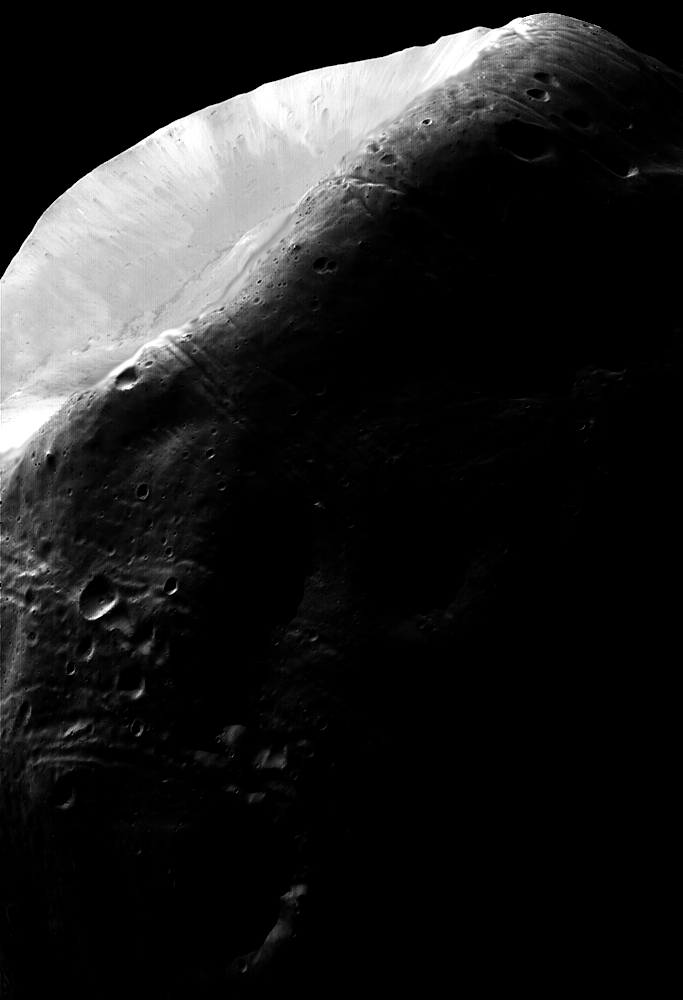
%> input picture specification/moon.tif, 683 x 1000 px
$ octave specification.m   (GNU Octave 9; MATLAB toolbox functions it lacks are replaced by stand-ins)
%> lines starting %> are read from the running program, lines starting %| are printed output that depends on the picture
clc;clear all;close all;
img1 = imread('Moon.tif');
%> img1 is the input picture: size 1000x683 uint8; min 0, max 255, mean 31.7

subplot(2,2,1),imshow(img1),title('original Image');
J = histeq(img1);
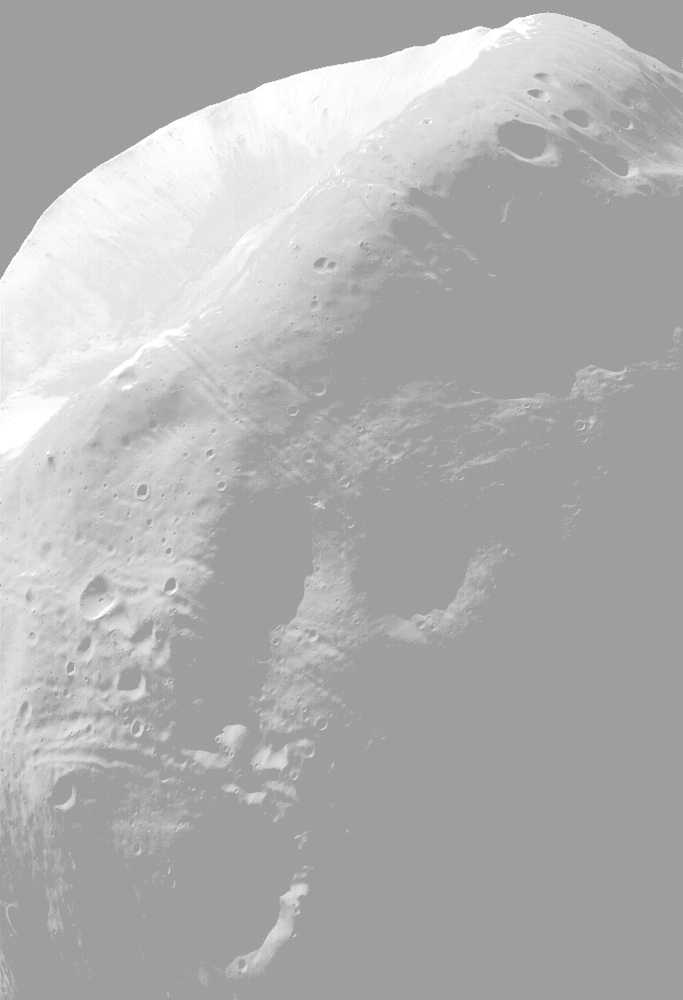
%> J: size 1000x683 uint8; min 158, max 255, mean 176.5
subplot(2,2,2),imshow(J),title('Equalization');

sig = 0.05;
mu1 = 0.15;
mu2 = 0.75;
space =[0:1:255];
F = (1/sqrt(2*pi))*(exp(-.5*(space-mu1/sig).^2)+0.02 +  .7*exp(-.5*(space-mu2/sig).^2))+.002;
subplot(2,2,3),plot(space,F),title('Bimodal Distribution');

com = histeq(img1,F);
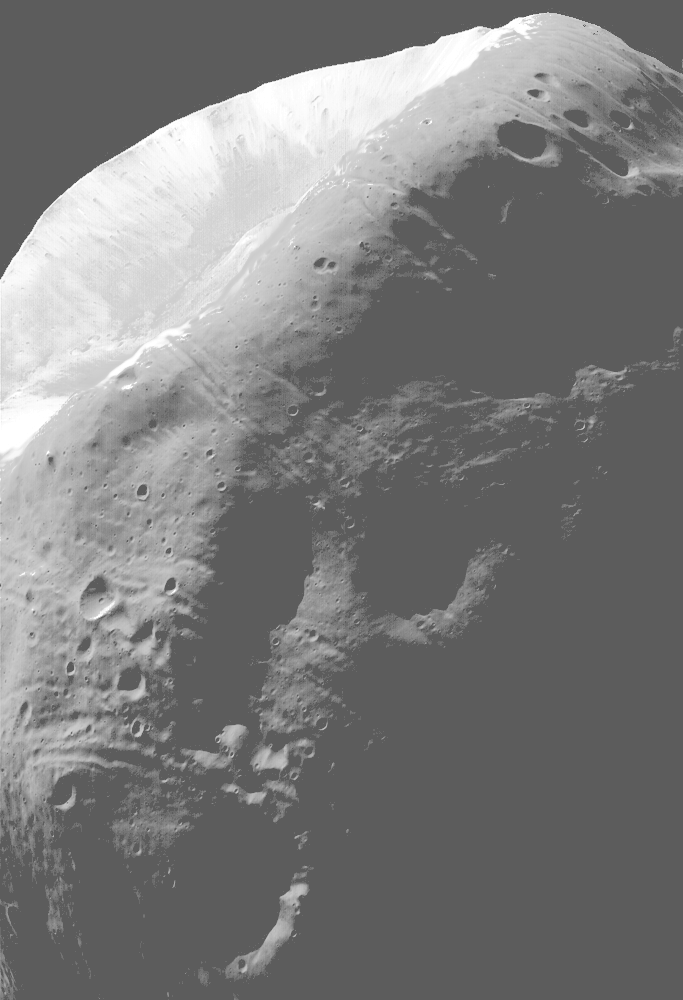
%> com: size 1000x683 uint8; min 92, max 255, mean 123.8
subplot(2,2,4),imshow(com),title('Output');
%> after `title('Output')`:
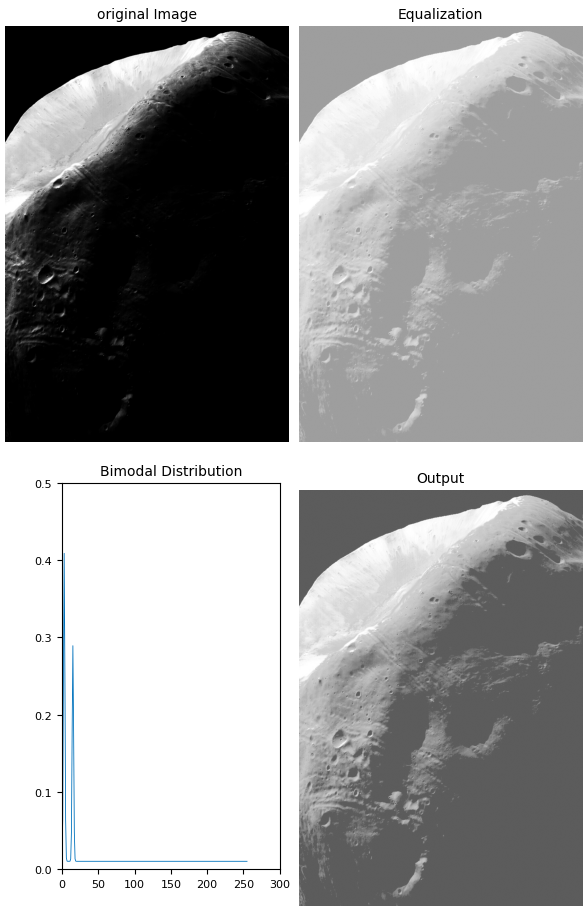
%> figure redrawn from the program's plot data, 4 panels
